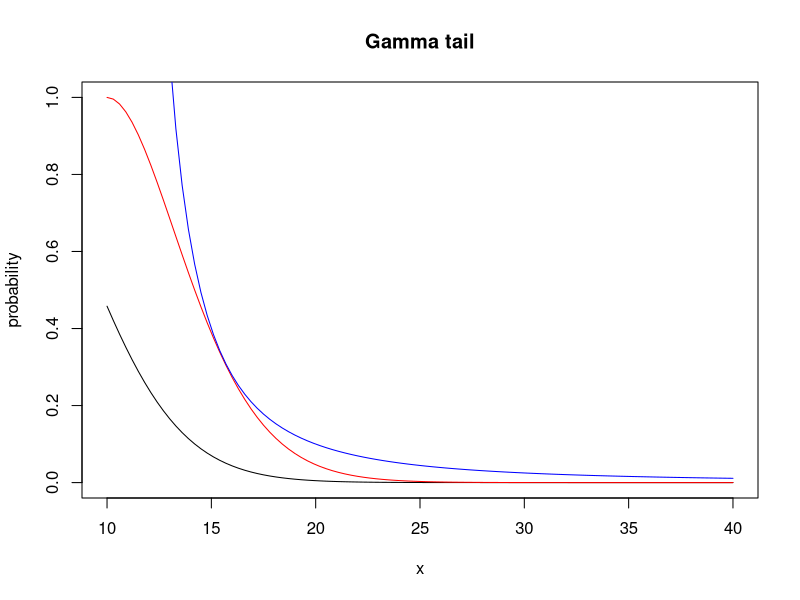
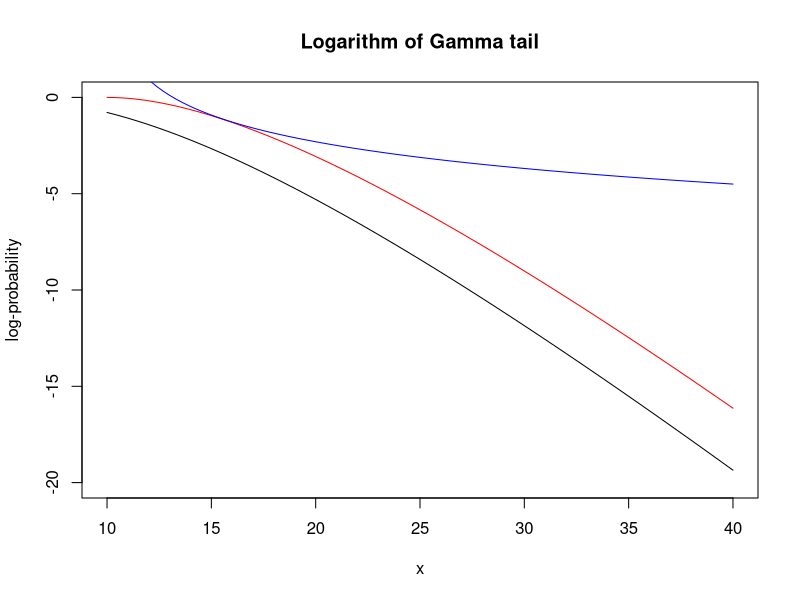

R code for these plots, in order:
## ---- chunk 1
lambda <- 10

curve(pgamma(x, lambda, lower.tail = FALSE), 
      lambda, lambda + 30,
      ylab = "probability",
      main = "Gamma tail",
      ylim = c(0, 1))
curve(exp(lambda - x)*(x/lambda)^lambda, lambda, lambda + 30,
      add = TRUE, col = "red")
curve(lambda/(x-lambda)^2, lambda, lambda + 30,
      add = TRUE, col = "blue")

curve(pgamma(x, lambda, lower.tail = FALSE, log.p = TRUE), 
      lambda, lambda + 30,
      ylab = "log-probability",
      main = "Logarithm of Gamma tail",
      ylim = c(-20, 0))
curve(lambda - x + lambda*log(x/lambda), lambda, lambda + 30,
      add = TRUE, col = "red")
curve(-2 * log(x-lambda) + log(lambda), lambda, lambda + 30,
      add = TRUE, col = "blue")
